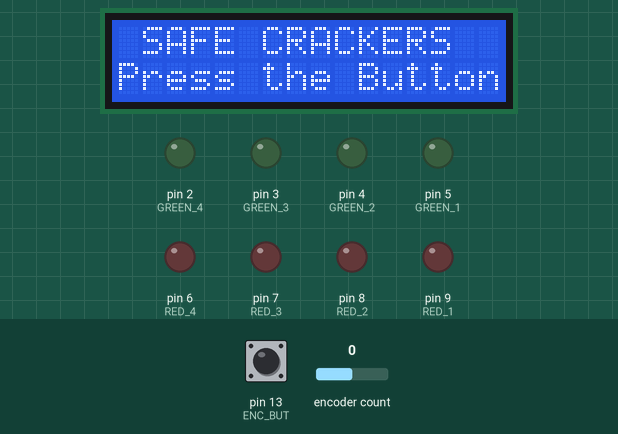
A sketch run on a simulated Arduino Uno, built with avr-gcc and run on an emulated ATmega328P. Parts: 16×2 character LCD, output pins drawn as LEDs (lit = HIGH). The test bench sets the inputs (shaded band); at power-on: pin 13 (ENC_BUT) HIGH, encoder count 0. Random numbers use the default seed unless the sketch sets one.

Above: at 1.2 s.
1.3 s: pin 13 (ENC_BUT) pulled LOW for 0.15 s
At 2.5 s:
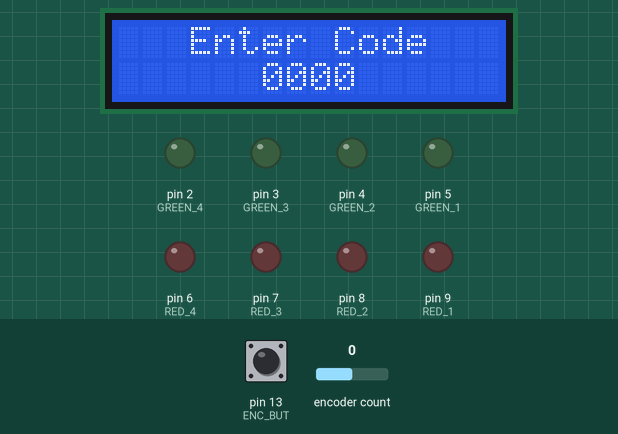
2.9 s: encoder count set to 1
At 3.6 s:
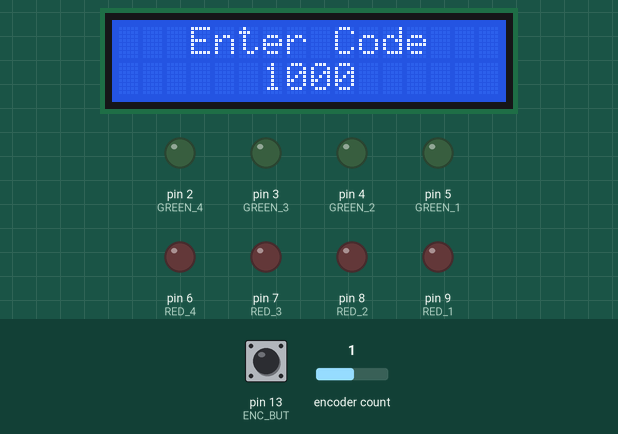
4.4 s: encoder count set to 2
At 4.8 s:
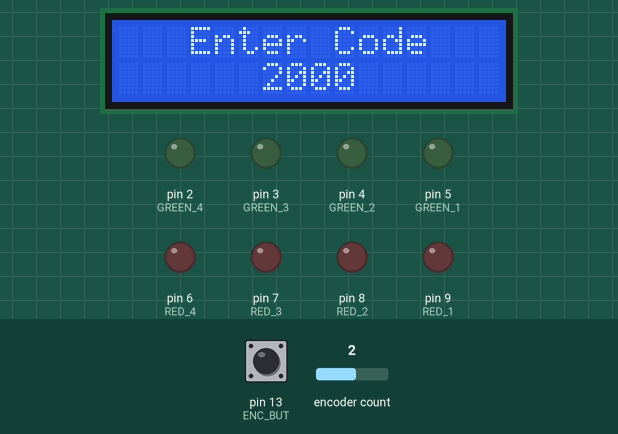
5.9 s: encoder count set to 3
At 7.1 s:
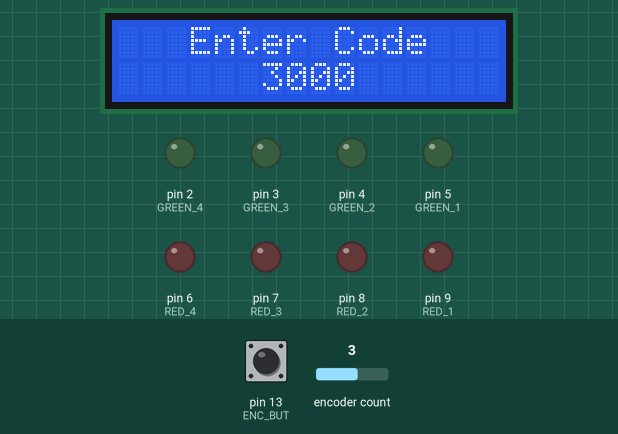
7.4 s: pin 13 (ENC_BUT) pulsed LOW 5 times (0.12 s each, 0.3 s apart)
At 9.1 s:
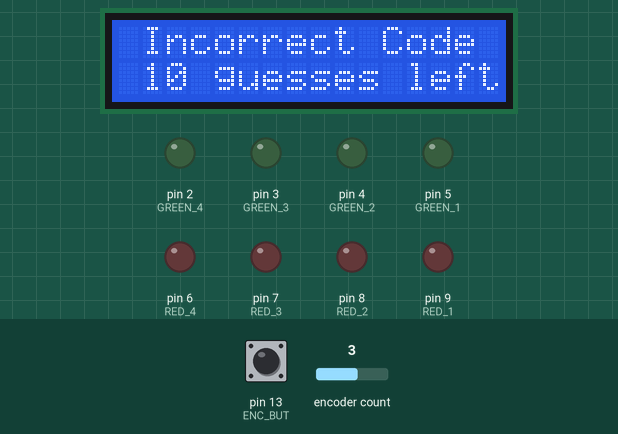
Timing chart, 0 to 10.6 s (numbered marks = the images above; inputs shaded):
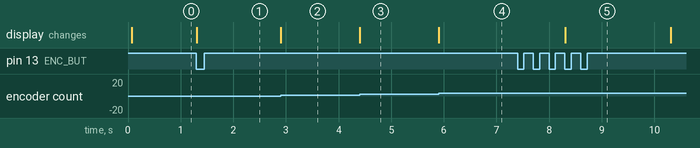

The sketch:

lockbox.ino
```cpp
#include <LiquidCrystal.h>
#include <RotaryEncoder.h>


#define RED_1 9
#define RED_2 8
#define RED_3 7
#define RED_4 6
#define GREEN_1 5
#define GREEN_2 4
#define GREEN_3 3
#define GREEN_4 2

#define LCD_RS A0
#define LCD_E A1
#define LCD_D4 A2
#define LCD_D5 A3
#define LCD_D6 A4
#define LCD_D7 A5

#define ENC_BUT 13
#define ENC_LEFT 12
#define ENC_RIGHT 11

LiquidCrystal lcd(LCD_RS, LCD_E, LCD_D4, LCD_D5, LCD_D6, LCD_D7);
RotaryEncoder encoder(ENC_RIGHT, ENC_LEFT, RotaryEncoder::LatchMode::FOUR0);

void resetLEDs() {
  digitalWrite(RED_1, LOW);
  digitalWrite(RED_2, LOW);
  digitalWrite(RED_3, LOW);
  digitalWrite(RED_4, LOW);
  digitalWrite(GREEN_1, LOW);
  digitalWrite(GREEN_2, LOW);
  digitalWrite(GREEN_3, LOW);
  digitalWrite(GREEN_4, LOW);
}

void setup() {
  pinMode(RED_1, OUTPUT);
  pinMode(RED_2, OUTPUT);
  pinMode(RED_3, OUTPUT);
  pinMode(RED_4, OUTPUT);
  pinMode(GREEN_1, OUTPUT);
  pinMode(GREEN_2, OUTPUT);
  pinMode(GREEN_3, OUTPUT);
  pinMode(GREEN_4, OUTPUT);

  Serial.begin(9600);
  pinMode(ENC_BUT, INPUT_PULLUP);

  // set up the LCD's number of columns and rows:
  lcd.begin(16, 2);
  // Print a message to the LCD.
  lcd.setCursor(1, 0);
  lcd.print("SAFE CRACKERS");
  lcd.setCursor(0, 1);
  lcd.print("Press the Button");
}

enum GameState {RESET, NUM_SELECT, GUESS};
GameState currState = RESET;

int guess[4];
int code[4];
int guessRemaining = 10;
int currNum = 0;
RotaryEncoder::Direction currDir = RotaryEncoder::Direction::NOROTATION;
bool lastButton = false;
bool currButton = false;

void gameReset() {
  resetLEDs();
  //lock servo here
  lcd.clear();
  lcd.setCursor(3,0);
  lcd.print("Enter Code");
  currNum = 0;
  guess[0] = 0;
  guess[1] = 0;
  guess[2] = 0;
  guess[3] = 0;
  guessRemaining = 10;
  randomSeed(analogRead(0));
  code[0] = random(9);
  code[1] = random(9);
  code[2] = random(9);
  code[3] = random(9);
  currState = NUM_SELECT;
}

void selectNums() {
  encoder.tick();
  currDir = encoder.getDirection();
  switch(currDir) {
    // if turning clockwise, don't go over 9, instead set to 0. otherwise add 1
    // same with turning ccw but with not going below 0
    case RotaryEncoder::Direction::CLOCKWISE: guess[currNum] = guess[currNum] == 9 ? 0 : guess[currNum] + 1; break;
    case RotaryEncoder::Direction::COUNTERCLOCKWISE: guess[currNum] = guess[currNum] == 0 ? 9 : guess[currNum] - 1; break;
  }
  lcd.setCursor(6, 1);
  for( int i = 0; i < 4; i++ ) {
    lcd.print(guess[i]);
  }
  // input next number if encoder button is pressed
  if (!lastButton && currButton) {
    if (currNum < 3) currNum++;
    else currState = GUESS;
  }
}

int red[] = {RED_1, RED_2, RED_3, RED_4};
int green[] = {GREEN_1, GREEN_2, GREEN_3, GREEN_4};
void updateLEDs() {
  resetLEDs();
  int bulls = 0, cows = 0;
  bool checkedNums[4] = {false};
  for (int i = 0; i < 4; i++) {
    if (code[i] == guess[i]) bulls++;
  }
  for (int i = 0; i < 4; i++) {
    for (int j = 0; j < 4; j++) {
      if (guess[i] == code[j] && !checkedNums[j]) {
        cows++;
        checkedNums[j] = true;
        break;
      }
    }
  }
  cows = cows - bulls;
  for (int i = 0; i < cows; i++) {
    digitalWrite(red[i], HIGH);
  }
  for (int i = 0; i < bulls; i++) {
    digitalWrite(green[i], HIGH);
  }
}

void makeGuess() {
  if (guessRemaining == 0) currState = RESET;
  else if (guess[0] == code[0] && guess[1] == code[1] && guess[2] == code[2] && guess[3] == code[3]) {
    lcd.clear();
    lcd.setCursor(2,0);
    lcd.print("Correct Code");
    currState = RESET;
    delay(2000);
  } else {
    currState = NUM_SELECT;
    currNum = 0;
    updateLEDs();
    lcd.setCursor(1,0);
    lcd.print("Incorrect Code");
    lcd.setCursor(1,1);
    lcd.print(guessRemaining);
    lcd.print(" guesses left");
    guessRemaining--;
    delay(2000);
    lcd.clear();
    lcd.setCursor(3,0);
    lcd.print("Enter Code");
  }
}

void loop() {
  currButton = digitalRead(ENC_BUT) == LOW;
  switch(currState) {
    case RESET: if (currButton) gameReset(); break;
    case NUM_SELECT: selectNums(); break;
    case GUESS: makeGuess(); break;
  }
  lastButton = currButton;
}
```

Measured:
- after the input at 1.3 s, the display: first changes at once (image 1 shows a later state)
- after the input at 2.9 s, the display: changes at once (image 2)
- after the input at 4.4 s, the display: changes at once (image 3)
- after the input at 5.9 s, the display: changes at once (image 4)
- after the input at 7.4 s, the display: changes after 0.91 s (image 5)
